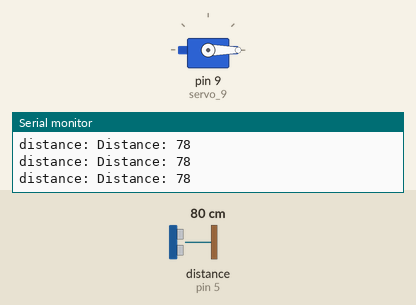
Recording of a sketch running on a simulated Arduino Uno, built with avr-gcc and run on an emulated ATmega328P. On the bench: servo, the last lines printed to the serial monitor. Wiring (inferred from the names in the program): ultrasonic range finder: trigger pin 6; echo pin 5. The inputs (shaded band) are chosen by the test bench; at power-on: distance to the obstacle (sensor on pin 5) 80 cm. The echo pulse lasts 58.3 µs per cm.

Above: at 1.2 s.
1.3 s: distance to the obstacle (sensor on pin 5) set to 53 cm
4.3 s: distance to the obstacle (sensor on pin 5) set to 46 cm
At 4.8 s:
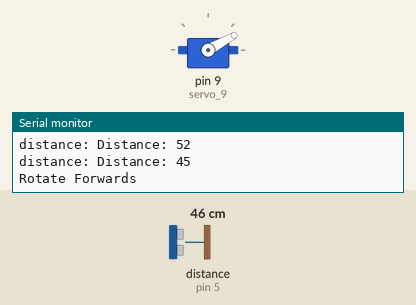
At 6.01 s:
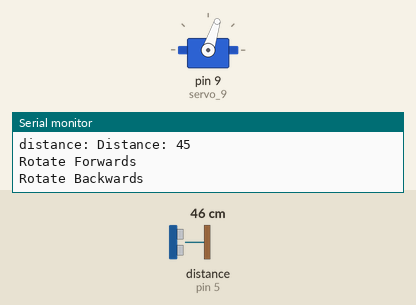
Timing chart, 0 to 13.3 s (numbered marks = the images above; inputs shaded):
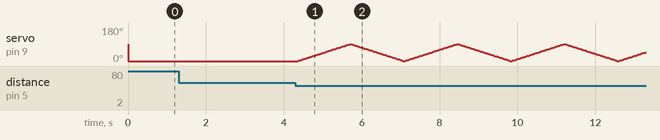

The sketch:

distance_sensor1.ino
```cpp
#include <Servo.h>

int pos = 0;
Servo servo_9;
const int trig_Pin = 6;  //Initialize I/O pins
const int echo_Pin = 5;
long duration;  //Since PulseIn return an unsigned Long
int distance;  //To save the distance

void setup()
{
  servo_9.attach(9);
  pinMode(echo_Pin, INPUT);      //Echo pin as Input
  pinMode(trig_Pin, OUTPUT);   //Trigger pin as Output
  Serial.begin(9600);   //Initialize Serial communication
}

void loop(){

  digitalWrite(trig_Pin, LOW); //Make Trigger pin Low at start
  delayMicroseconds(2);
  digitalWrite(trig_Pin, HIGH);
  delayMicroseconds(10);  //Make Trigger pin High for 10 uS to start sending the pulse
  digitalWrite(trig_Pin, LOW);
  duration = pulseIn(echo_Pin, HIGH);  //Save the time it took ultrasonic wave to come back
  distance = duration*0.034/2;
     Serial.print("Distance: ");
     Serial.println(distance);

   if (distance<50)
{
   Serial.println("Rotate Forwards");
    // sweep the servo from 0 to 180 degrees in steps
  // of 1 degrees
  for (pos = 0; pos <= 90; pos += 1) {
    // tell servo to go to position in variable 'pos'
    servo_9.write(pos);
    // wait 15 ms for servo to reach the position
    delay(15); // Wait for 15 millisecond(s)
  }
    Serial.println("Rotate Backwards");
  for (pos = 90; pos >= 0; pos -= 1) {
    // tell servo to go to position in variable 'pos'
    servo_9.write(pos);
    // wait 15 ms for servo to reach the position
    delay(15); // Wait for 15 millisecond(s)
 }
   } else {
   Serial.print("distance: ");
   for (pos = 0; pos <= 0; pos += 1) {
    // tell servo to go to position in variable 'pos'
    servo_9.write(pos);
    // wait 15 ms for servo to reach the position
    delay(15); // Wait for 15 millisecond(s)
   }
}
}
```

Measured:
- the behaviour switches between 51 and 50 cm on distance to the obstacle (sensor on pin 5) (found by bisection; images 0 and 1)
